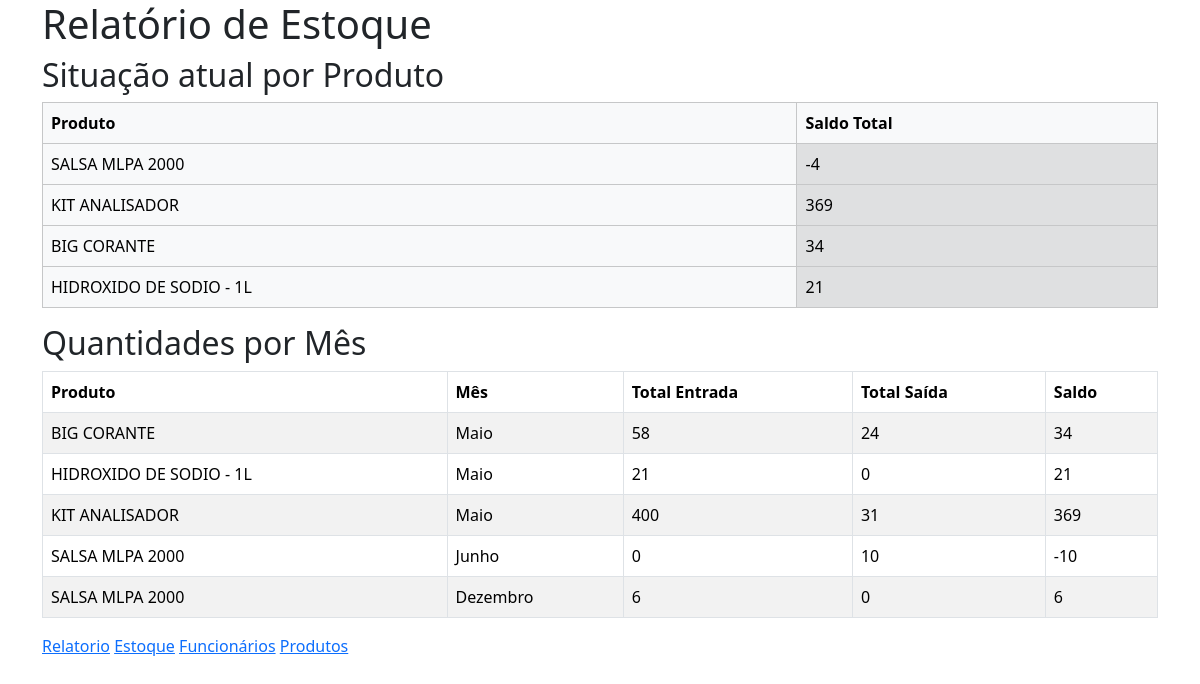
The page /relatorio/ on the database its author committed.
### score/models.py (models this page shows, shortened)
class Produto(models.Model):
    codigo_barras = models.CharField(max_length=13, unique=True, blank=True, null=True)
    UNIDADE_MEDIDAS = (
        ("UNID", "Unidade"),
        ("CX", "Caixa"),
        ("REACAO", "Reação"),
        ("ALIQ", "Alíquota"),
        ("KIT", "Kit"),
        ("PLACA", "Placa"),
        ("PCT", "Pacote"),
        ("RACK", "Rack"),
        ("TUBO", "Tubo"),
        ("uL", "Microlitro"),
        ("FR", "Fração"),
    )
    referencia = models.CharField(max_length=50, null=False, blank=False, default="")
    marca = models.CharField(max_length=200, null=False, blank=False)
    descricao = models.CharField(max_length=400, null=False, blank=False)
    unidade_medida = models.CharField(
        max_length=6, choices=UNIDADE_MEDIDAS, blank=False, null=False
    )
    class Meta:
        ordering = [
            "codigo_barras",
            "referencia",
            "marca",
            "descricao",
            "unidade_medida",
        ]  # asc

### score/views.py (the view)
# urls.py: path("relatorio/", views.relatorio, name="relatorio"),
def relatorio(request):
    context = {}
    meses = {
        1: "Janeiro",
        2: "Fevereiro",
        3: "Março",
        4: "Abril",
        5: "Maio",
        6: "Junho",
        7: "Julho",
        8: "Agosto",
        9: "Setembro",
        10: "Outubro",
        11: "Novembro",
        12: "Dezembro",
    }
    entradas_por_mes = defaultdict(lambda: defaultdict(int))
    saidas_por_mes = defaultdict(lambda: defaultdict(int))
    itens_entrada = (
        Estoque.objects.filter(acao="ENT")
        .annotate(mes=ExtractMonth("data_controle"))
        .values("produto__id", "mes", "produto__descricao")
        .annotate(total_quantidade=Sum("quantidade"))
    )
    for item in itens_entrada:
        produto_nome = item["produto__descricao"]
        mes = meses[item["mes"]]
        quantidade = item["total_quantidade"]
        entradas_por_mes[produto_nome][mes] += quantidade
    itens_saida = (
        Estoque.objects.filter(acao="SAI")
        .annotate(mes=ExtractMonth("data_controle"))
        .values("produto__id", "mes", "produto__descricao")
        .annotate(total_quantidade=Sum("quantidade"))
    )
    for item in itens_saida:
        produto_nome = item["produto__descricao"]
        mes = meses[item["mes"]]
        quantidade = item["total_quantidade"]
        saidas_por_mes[produto_nome][mes] += quantidade
    saldo_por_produto = defaultdict(lambda: defaultdict(int))
    for produto_nome in set(entradas_por_mes.keys()).union(saidas_por_mes.keys()):
        for mes in set(entradas_por_mes[produto_nome].keys()).union(
            saidas_por_mes[produto_nome].keys()
        ):
            saldo_por_produto[produto_nome][mes] = (
                entradas_por_mes[produto_nome][mes] - saidas_por_mes[produto_nome][mes]
            )
    saldo_total_por_produto = {
        produto: sum(saldos.values()) for produto, saldos in saldo_por_produto.items()
    }
    itens_relatorio = []
    for produto_nome, meses_saldo in saldo_por_produto.items():
        for mes, saldo in meses_saldo.items():
            total_entrada = entradas_por_mes[produto_nome][mes]
            total_saida = saidas_por_mes[produto_nome][mes]
            itens_relatorio.append(
                ItemRelatorioViewModel(
                    produto=produto_nome,
                    mes=mes,
                    total_entrada=total_entrada,
                    total_saida=total_saida,
                    saldo=saldo,
                )
            )
    itens_relatorio.sort(
        key=lambda item: (
            list(meses.keys())[list(meses.values()).index(item.mes)],
            item.produto,
            item.saldo,
        )
    )
    context["itens_relatorio"] = itens_relatorio
    context["saldo_total_por_produto"] = saldo_total_por_produto
    return render(request, "relatorio/list.html", context)

### score/templates/relatorio/list.html
{% extends 'base.html' %}
{% block content %}
    <h1>Relatório de Estoque</h1>
    <h2>Situação atual por Produto</h2>
    <table class="table table-light table-bordered table-responsive-sm caption-top ">
        <thead>
            <tr>
                <th scope="row">Produto</th>
                <th scope="row">Saldo Total</th>
            </tr>
        </thead>
        <tbody>
            {% for produto, saldo_total in saldo_total_por_produto.items %}
                <tr>
                    <td>{{ produto }}</td>
                    <td class="table-active">{{ saldo_total }}</td>
                </tr>
            {% endfor %}
        </tbody>
    </table>
    <h2>Quantidades por Mês</h2>
    <table class="table table-striped table-bordered table-responsive-sm caption-top ">
        <thead>
            <tr>
                <th>Produto</th>
                <th>Mês</th>
                <th>Total Entrada</th>
                <th>Total Saída</th>
                <th>Saldo</th>
            </tr>
        </thead>
        <tbody>
            {% for item in itens_relatorio %}
                <tr>
                    <td>{{ item.produto }}</td>
                    <td>{{ item.mes }}</td>
                    <td>{{ item.total_entrada }}</td>
                    <td>{{ item.total_saida }}</td>
                    <td>{{ item.saldo }}</td>
                </tr>
            {% endfor %}
        </tbody>
    </table>
<a href="{% url 'relatorio' %}">Relatorio</a>
<a href="{% url 'estoque' %}">Estoque</a>
<a href="{% url 'funcionarios' %}">Funcionários</a>
<a href="{% url 'produtos' %}">Produtos</a>
{% endblock %}

### rows shown on the page
Produto: descricao "SALSA MLPA 2000", saldo_total "-4", produto "SALSA MLPA 2000", mes "Junho", total_entrada "0", total_saida "10", saldo "-10", mes "Dezembro", total_entrada "6", total_saida "0", saldo "6"
Produto: descricao "KIT ANALISADOR", saldo_total "369", produto "KIT ANALISADOR", mes "Maio", total_entrada "400", total_saida "31", saldo "369"
Produto: descricao "BIG CORANTE", saldo_total "34", produto "BIG CORANTE", mes "Maio", total_entrada "58", total_saida "24", saldo "34"
Produto: descricao "HIDROXIDO DE SODIO - 1L", saldo_total "21", produto "HIDROXIDO DE SODIO - 1L", mes "Maio", total_entrada "21", total_saida "0", saldo "21"
